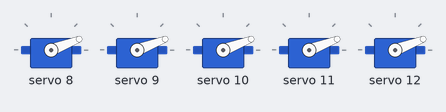
A sketch run on a simulated Arduino Uno, built with avr-gcc and run on an emulated ATmega328P. On the bench: 5 × servo. What the sketch prints to the serial monitor is not drawn.

Above: at 5.05 s.
At 6.75 s:
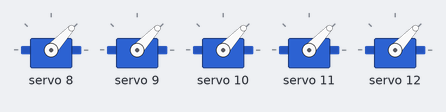
At 8.45 s:
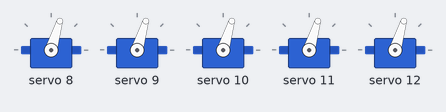
At 11.95 s:
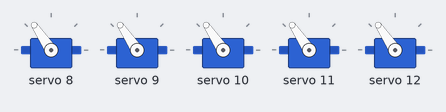
At 15.35 s:
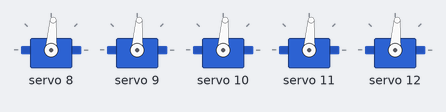
At 18.85 s:
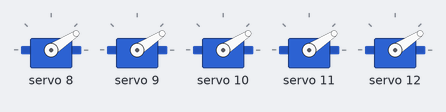
Timing chart, 0 to 25.4 s (numbered marks = the images above):
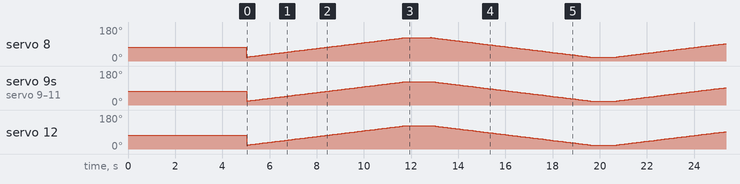

The sketch:

robotic_arm_test_pwm_driver_and_servos.ino
```cpp
#include "Adafruit_PWMServoDriver.h" //download library from adafruit website

#define NUM_SERVOS 5

#define SERVO_INITIAL 8//8
#define SERVO_FINAL SERVO_INITIAL + NUM_SERVOS

//defined servo values
#define SERVO_MIN  185 //225
#define SERVO_MAX  450 //350 Need another define for wrist servo
#define SERVO_CENTER ((SERVO_MAX + SERVO_MIN) / 2.0)

#define SERVO_DELAY 1

Adafruit_PWMServoDriver pwm = Adafruit_PWMServoDriver();

void setup() {
  Serial.begin(9600);
  Serial.println("start...");
  Serial.println("initializing servos...");

  pwm.begin();
  pwm.setPWMFreq(60);

  Serial.println("completed servo initialization...");

  for (int i = SERVO_INITIAL; i < SERVO_FINAL; i++) {
    pwm.setPWM(i, 0, SERVO_CENTER);
//    delay(10);
//    pwm.setPWM(i, 0, SERVO_MAX);
  }

  delay(5000);
}

void loop() {
  for (int j = SERVO_MIN; j < SERVO_MAX; j++) {
    for (int i = SERVO_INITIAL; i < SERVO_FINAL; i++) {
      pwm.setPWM(i, 0, j);
      delay(SERVO_DELAY);
      Serial.println(j);
    }
  }

  delay(1000);

  for (int j = SERVO_MAX; j > SERVO_MIN; j--) {
    for (int i = SERVO_INITIAL; i < SERVO_FINAL; i++) {
      pwm.setPWM(i, 0, j);
      delay(SERVO_DELAY);
      Serial.println(j);
    }
  }

  delay(1000);
}
```
